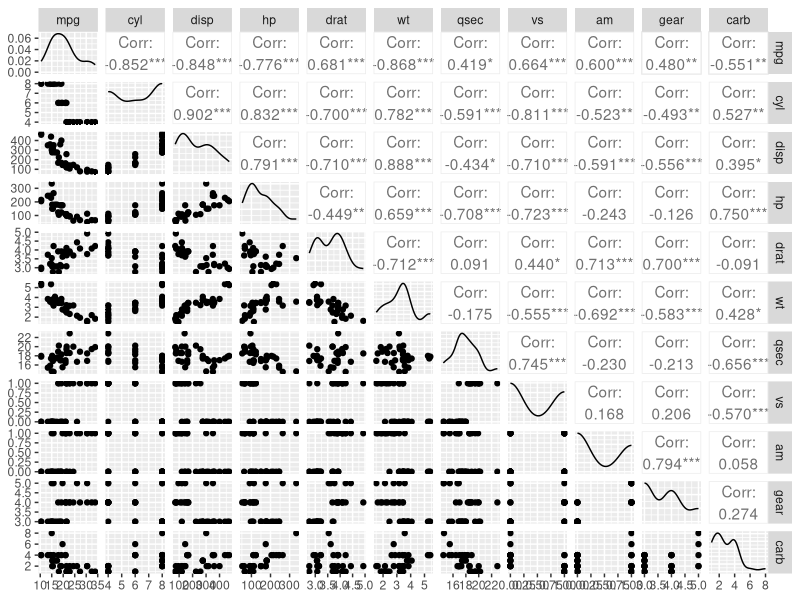
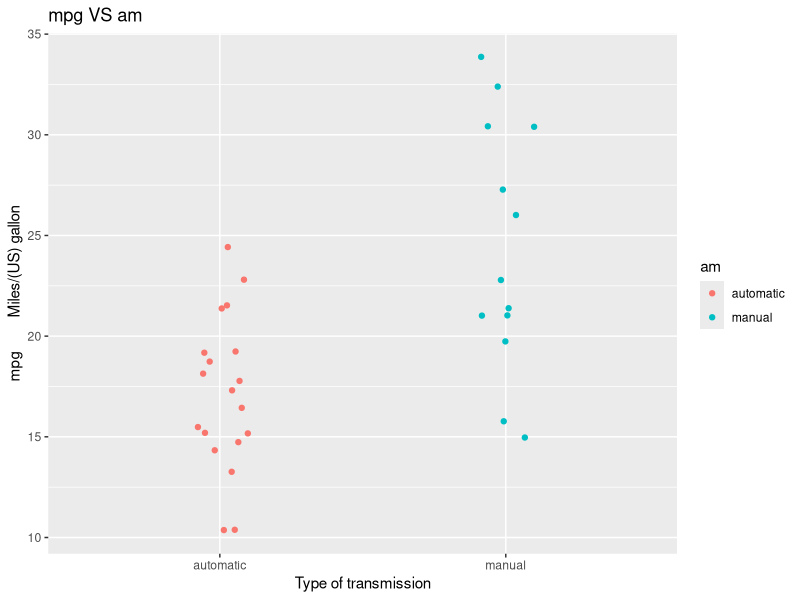

Reproduce these figures in R, in order.
## ---- chunk 1
knitr::opts_chunk$set(echo = TRUE, message = FALSE, fig.width = 7, fig.height = 3,
                      warning = FALSE)
## ---- chunk 2
rm(list = ls())
graphics.off()
# Load R packages
packages <- c("dplyr", "ggplot2", "datasets", "purrr", "GGally", "car") # list of packages to load
package.check <- lapply( # load or install & load list of packages
  packages,
  FUN = function(x) {
    if (!require(x, character.only = TRUE)) {
      install.packages(x, dependencies = TRUE)
      library(x, character.only = TRUE)
    }
  }
) 
rm(packages, package.check)
## ---- chunk 3
ggpairs(data = mtcars)

## ---- chunk 4
df <- mtcars %>% 
  mutate(am = case_when(am == 0 ~ "automatic",
                        am == 1 ~ "manual"),
         am = as.factor(am),
         vs = case_when(vs == 0 ~ "V-shaped",
                        vs == 1 ~ "straight"),
         vs = as.factor(vs),
         cyl = as.factor(cyl),
         gear = as.factor(gear),
         carb = as.factor(carb))

## ---- chunk 5
df %>% 
  ggplot(aes(x = am, y = mpg, color = am)) + 
  geom_jitter(width = 0.1) +
  xlab("Type of transmission") + 
  ylab("mpg	Miles/(US) gallon") +
  ggtitle("mpg VS am")
## ---- chunk 6
modb <- lm(mpg ~ ., mtcars) # fit benchmark model
VIF <- car::vif(modb) # variance inflation factors
VIF <- data.frame(var = names(VIF),
                  VIF = VIF) %>% 
  mutate(priotiry = case_when(var == "am" ~ 1, 
                              T ~ 0)) %>% 
  arrange(desc(priotiry), VIF) # sort variables
## ---- chunk 7
for(m in 1:nrow(VIF)){
  mod <- lm(mpg ~ ., 
            data = df[, c("mpg", VIF %>% head(m) %>% pull(var))])
  assign(paste0("mod",m), mod)
}

## ---- chunk 8
anova(mod1, mod2, mod3, mod4, mod5, mod6, mod7, mod8, mod9, mod10)

